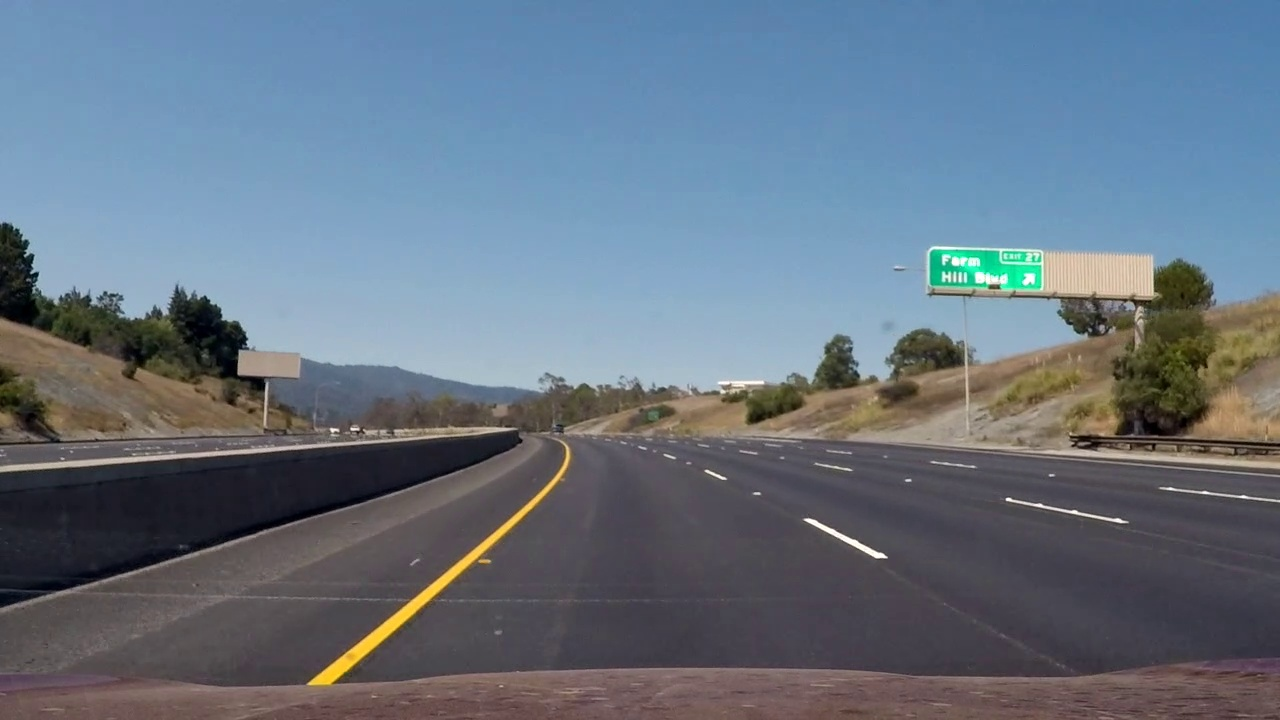
#> input picture examples/example_input.jpg, 1280 x 720 px, given in place of straight_lines2.jpg, which was not available
$ jupyter execute --allow-errors Untitled.ipynb   (shell and % lines are left out)   (older library calls are emulated)
#> lines starting #> are read from the running program, lines starting #| are printed output that depends on the picture; after the words box and inside, x2 and y2 are one past the last pixel; in counts of white or black regions, pixels touching at a corner belong together; pictures that were not available may be replaced by others from this repository, and a replacement may not be noted
[cell 1]
import pickle
import cv2
import numpy as np
import matplotlib.pyplot as plt
import matplotlib.image as mpimg
import glob

[cell 2]
dist_pickle = pickle.load(open('./camera_cal/dist_pickle.p', 'rb'))
#> (reads camera_cal/dist_pickle.p from the repository)
dist = dist_pickle['dist']
mtx = dist_pickle['mtx']

def undistortion(dist, mtx, img):

    dst = cv2.undistort(img, mtx, dist, None, mtx)
    return dst

#> (the rest of this cell did not finish here and is left out)

[cell 3]
def abs_sobel_thresh(img_single_ch, orient='x', sobel_kernel=3, thresh=(0, 255)):


    #gray = cv2.cvtColor(img, cv2.COLOR_RGB2HLS)[:,:,2]

    if orient == 'x':
        sobel = cv2.Sobel(img_single_ch, cv2.CV_64F, 1, 0, ksize=sobel_kernel)
    elif orient == 'y':
        sobel = cv2.Sobel(img_single_ch, cv2.CV_64F, 0, 1, ksize=sobel_kernel)
    else:
        raise ValueError('input x or y')
    abs_sobel = np.absolute(sobel)
    scaled_sobel = np.uint8(255*abs_sobel/np.max(abs_sobel))
    binary_output = np.zeros_like(scaled_sobel)
    binary_output[(scaled_sobel > thresh[0]) & (scaled_sobel < thresh[1])] = 1
    return binary_output

def mag_thresh(img_single_ch, sobel_kernel=3, mag_thresh=(0, 255)):


    #gray = cv2.cvtColor(img, cv2.COLOR_RGB2HLS)[:,:,2]

    sobelx = cv2.Sobel(img_single_ch, cv2.CV_64F, 1, 0, ksize=sobel_kernel)
    sobely = cv2.Sobel(img_single_ch, cv2.CV_64F, 0, 1, ksize=sobel_kernel)
    sobelxy = (sobelx**2+sobely**2)**0.5
    scaled_sobelxy = np.uint8(255*sobelxy/np.max(sobelxy))
    binary_sobel = np.zeros_like(scaled_sobelxy)
    binary_sobel[(scaled_sobelxy < mag_thresh[1]) & (scaled_sobelxy > mag_thresh[0])] = 1
    return binary_sobel

def dir_threshold(img_single_ch, sobel_kernel=3, thresh=(0, np.pi/2)):


    #gray = cv2.cvtColor(img, cv2.COLOR_RGB2HLS)[:,:,2]

    sobelx = cv2.Sobel(img_single_ch, cv2.CV_64F, 1, 0, ksize=sobel_kernel)
    sobely = cv2.Sobel(img_single_ch, cv2.CV_64F, 0, 1, ksize=sobel_kernel)
    abs_sobelx = np.absolute(sobelx)
    abs_sobely = np.absolute(sobely)
    sobel_angle = np.arctan2(abs_sobely, abs_sobelx)
    binary_output = np.zeros_like(sobel_angle)
    binary_output[(sobel_angle < thresh[1]) & (sobel_angle > thresh[0])] = 1
    return binary_output

def perspective_trans(img, unwarped=False,
                      ori=[[566,490],[760,490],[220,700],[1070,700]],
                      birdeye=[[200,100],[1000,100],[200,700],[1000,700]]):

    img_size = (1280, 720)
    src = np.float32(ori)
    dst = np.float32(birdeye)
    M = cv2.getPerspectiveTransform(src, dst)
    if unwarped:
        Minv = np.linalg.inv(M)
        transform = cv2.warpPerspective(img, Minv, img_size, flags=cv2.INTER_LINEAR)
    else:
        transform = cv2.warpPerspective(img, M, img_size, flags=cv2.INTER_LINEAR)
    return transform

[cell 4]
img = cv2.imread('./test_images/straight_lines2.jpg')
#> img is the input picture: shape (720, 1280, 3); mean B, G, R 130.1, 116, 102.4
warp = np.copy(img)
hls = cv2.cvtColor(img, cv2.COLOR_BGR2HLS)
#> hls: shape (720, 1280, 3); mean of channels 0, 1, 2 92.6, 116.1, 58.8
gray = cv2.cvtColor(img, cv2.COLOR_BGR2GRAY)
h,l,s = hls[:,:,0],hls[:,:,1],hls[:,:,2]
cv2.line(img,(560,475),(245,700),(0,0,255),10)
cv2.line(img,(725,475),(1080,700),(0,0,255),10)
plt.imshow(img,cmap='gray')
#out='./examples/perspective_input1.jpg'
#cv2.imwrite(out, img)
warp = perspective_trans(warp, unwarped=False,
                      ori=[[560,475],[725,475],[245,700],[1080,700]],
                      birdeye=[[300,100],[1000,100],[300,720],[1000,720]])
cv2.line(warp,(300,0),(300,700),(0,0,255),10)
cv2.line(warp,(1000,0),(1000,700),(0,0,255),10)
plt.imshow(warp, cmap='gray')
#out='./examples/perspective_output1.jpg'
#cv2.imwrite(out, img)
src = np.float32([[566,490],[760,490],[220,700],[1070,700]])
dst = np.float32([[200,100],[1000,100],[200,700],[1000,700]])
#> figure, not shown here; B, G, R data is drawn as R, G, B

[cell 5]
region1 = np.zeros((450, img.shape[1]), dtype=np.int8)
region2 = np.ones((250, img.shape[1]), dtype=np.int8)
region3 = np.zeros((20, img.shape[1]), dtype=np.int8)
area_interest = np.concatenate((region1,region2,region3), axis=0)

[cell 6]
ls_threshold = 80
l_threshold = 170
s_thresh_min = 100
s_thresh_max = 255
yellow_thresh_min = 22
yellow_thresh_max = 25


l_binary = np.zeros_like(l)
l_binary[(l > l_threshold)] = 1
#s[l < ls_threshold ] = 0


s_binary = np.zeros_like(s)
s_binary[(s >= s_thresh_min) & (s <= s_thresh_max)] = 1

yellow_binary = np.zeros_like(h)
yellow_binary[(h >= yellow_thresh_min) & (h <= yellow_thresh_max)] = 1

combined1 = np.zeros_like(gray)
combined1[ ((l_binary == 1) |(s_binary == 1))] = 1

plt.imshow(combined1,cmap='gray')

[cell 7]

ksize = 9
gradx = abs_sobel_thresh(s, orient='x', sobel_kernel=ksize, thresh=(10, 255))
#> gradx: shape (720, 1280); values 0 (black) and 1 (white), 6.1% white; 797 white regions (554 under 20 px), largest, box (x1, y1, x2, y2) and area: (302, 436, 577, 689) 7710, (1109, 313, 1218, 460) 7000, (173, 295, 278, 412) 3751
grady = abs_sobel_thresh(s, orient='y', sobel_kernel=ksize, thresh=(10, 255))
#> grady: shape (720, 1280); values 0 (black) and 1 (white), 10.1% white; 646 white regions (437 under 20 px), largest, box (x1, y1, x2, y2) and area: (923, 241, 1214, 312) 9932, (94, 301, 550, 427) 9386, (1065, 334, 1280, 458) 9194
mag_binary = mag_thresh(s, sobel_kernel=ksize, mag_thresh=(20, 255))
#> mag_binary: shape (720, 1280); values 0 (black) and 1 (white), 6.6% white; 341 white regions (202 under 20 px), largest, box (x1, y1, x2, y2) and area: (920, 242, 1280, 337) 10530, (1067, 329, 1280, 458) 7864, (304, 439, 576, 691) 7229
dir_binary = dir_threshold(s, sobel_kernel=ksize, thresh=(0.7, 1.3))
#> in dir_threshold, `sobel_angle = np.arctan2(abs_sobely, abs_sobelx)`:
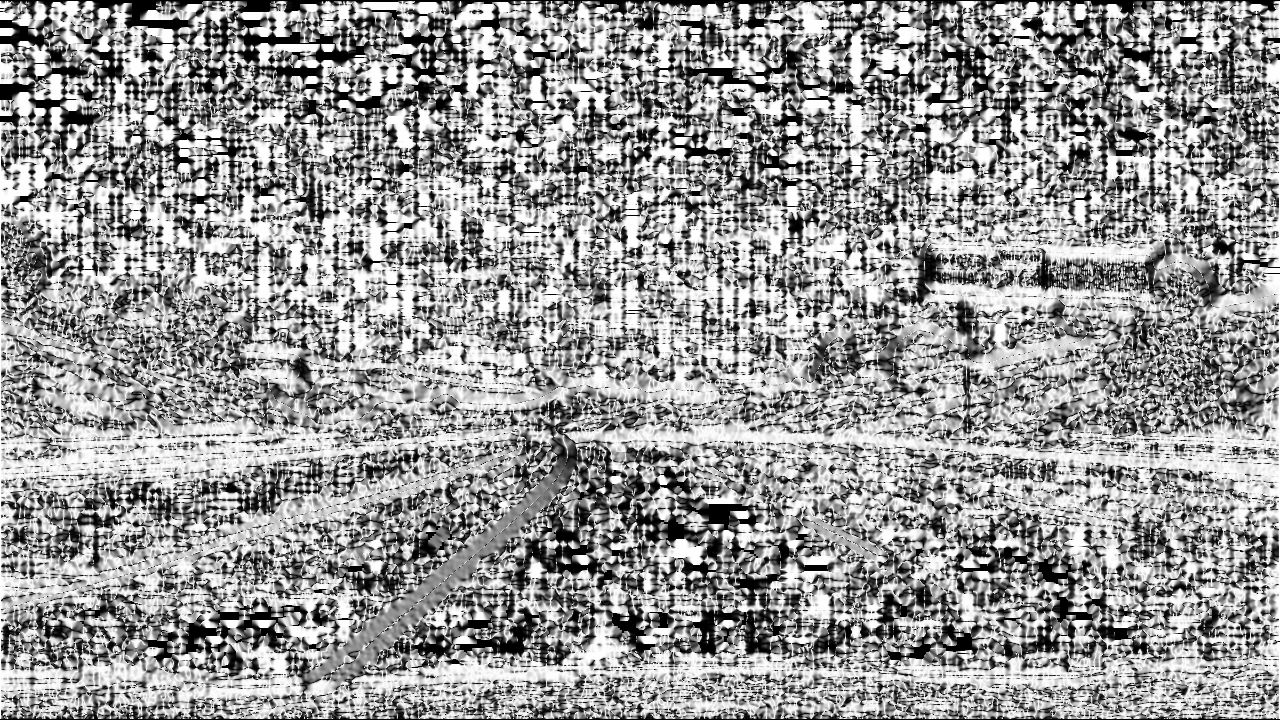
#> sobel_angle: shape (720, 1280) float64; min 0, max 1.57, mean 0.933; drawn with min black and max white
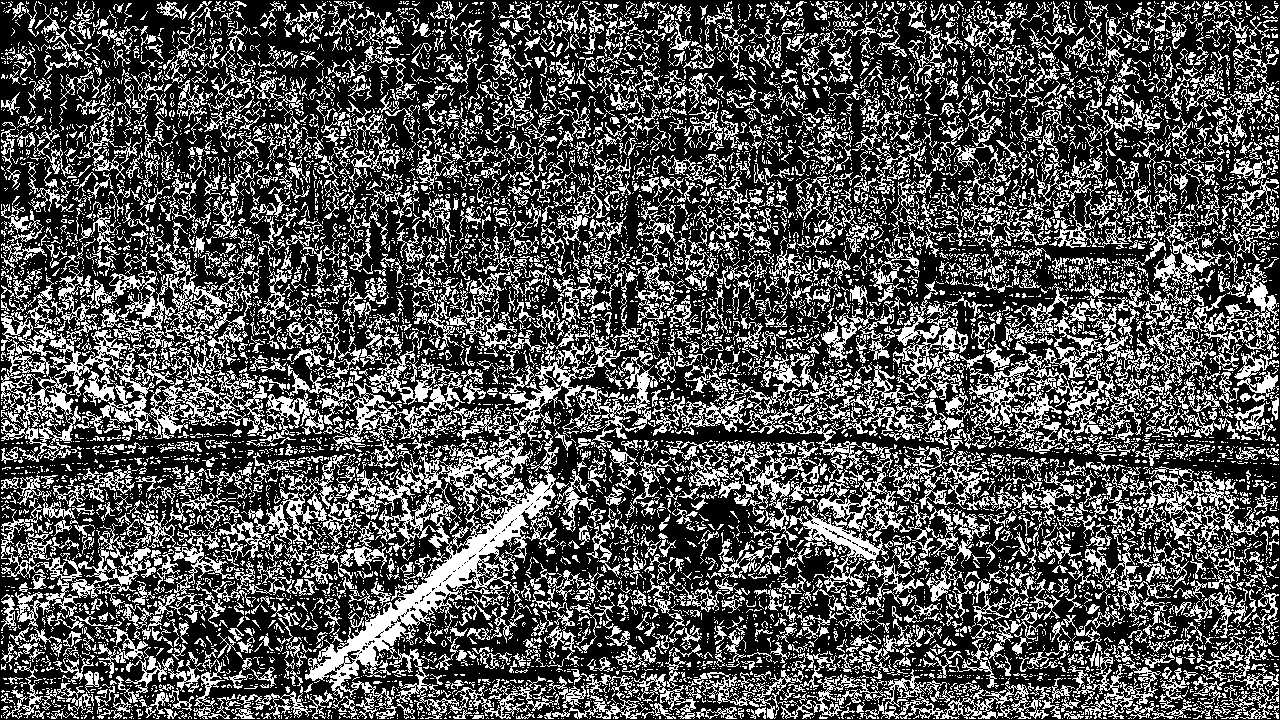
#> dir_binary: shape (720, 1280) float64; values 0 (black) and 1 (white), 32.5% white in thin lines or dots


combined2 = np.zeros_like(s)
#combined[(gradx == 1)&(grady == 1)] = 1
combined2[(((mag_binary == 1)&(dir_binary == 1))|((gradx == 1)&(grady == 1)))&(area_interest == 1)] = 1
combined = np.zeros_like(s)
combined[(combined1==1)|(combined2==1)] = 1
plt.imshow(combined, cmap='gray')

out='./examples/threshold_output.jpg'
cv2.imwrite(out, combined*255)

#> (a cell that did not finish here is left out)

#> (a cell that did not finish here is left out)

#> (a cell that did not finish here is left out)

[cell 11]
out='./examples/poly_fit_output.jpg'
#> (the rest of this cell did not finish here and is left out)

#> (a cell that did not finish here is left out)

[cell 13]
out='./examples/example_output.jpg'
#> (the rest of this cell did not finish here and is left out)

[cell 14]
ksize = 9
gradx = abs_sobel_thresh(img, orient='x', sobel_kernel=ksize, thresh=(20, 255))
#> call 3 of abs_sobel_thresh, with orient = 'x', sobel_kernel = 9, thresh = (20, 255)
#> in abs_sobel_thresh (call 3), `sobel = cv2.Sobel(img_single_ch, cv2.CV_64F, 1, 0, ksize=sobel_kernel)`:
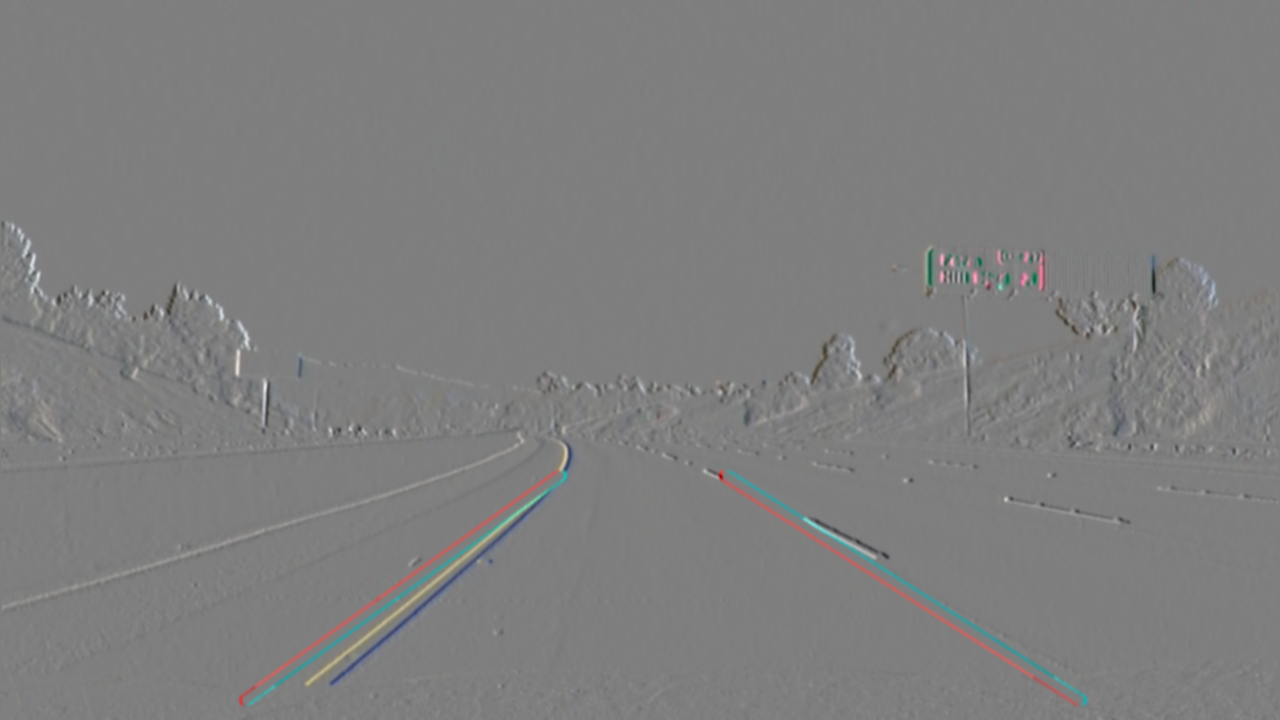
#> sobel: shape (720, 1280, 3) float64; mean B, G, R 675.4, 586.9, 504.9; drawn with min black and max white
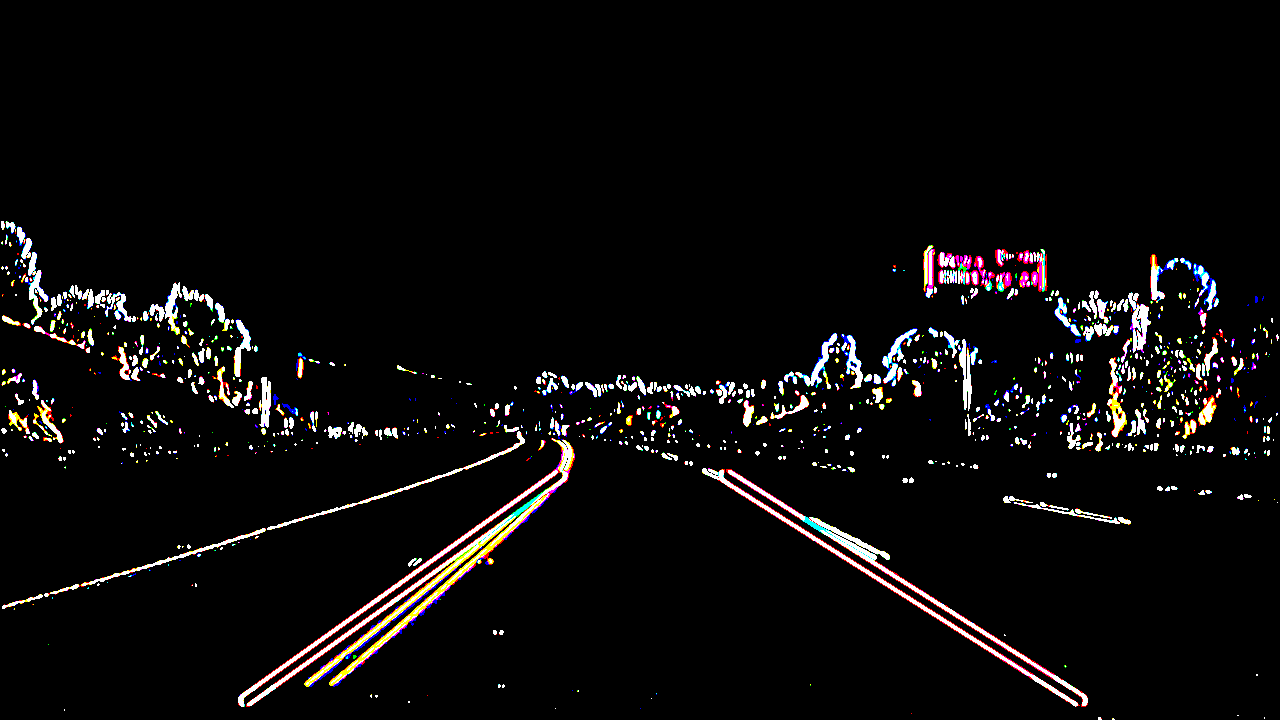
#> gradx: shape (720, 1280, 3); mean B, G, R 0.0411, 0.0414, 0.0465; drawn with 1 as white

combined = np.zeros_like(gray)
#> (the rest of this cell did not finish here and is left out)
